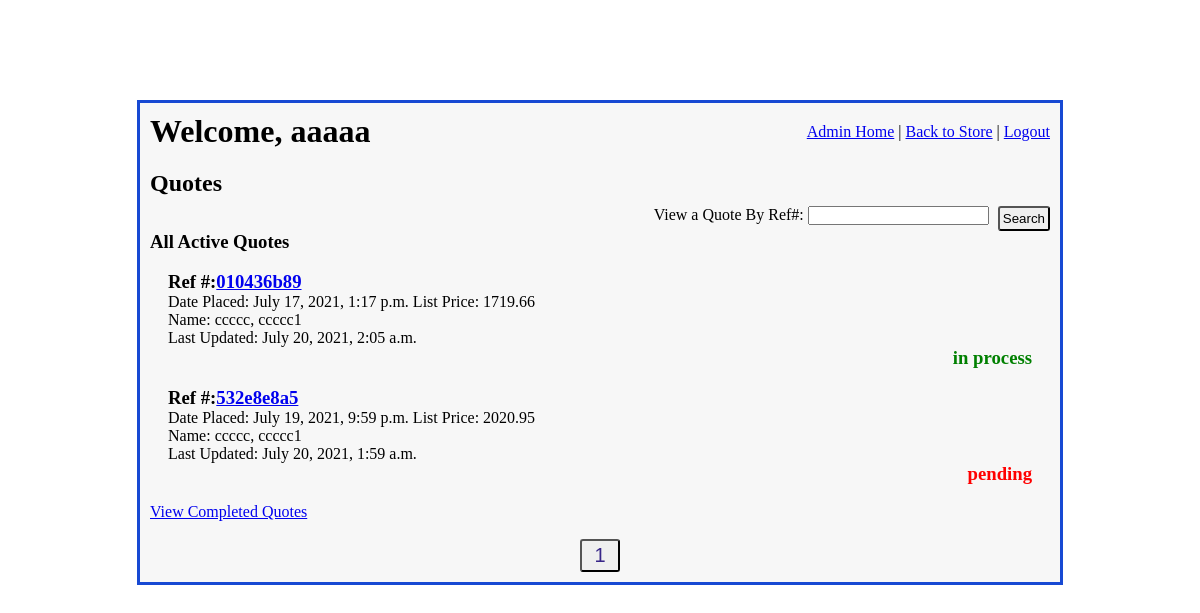
The page /admin_access/quotes_display/1 (signed in) on the database as committed earlier.
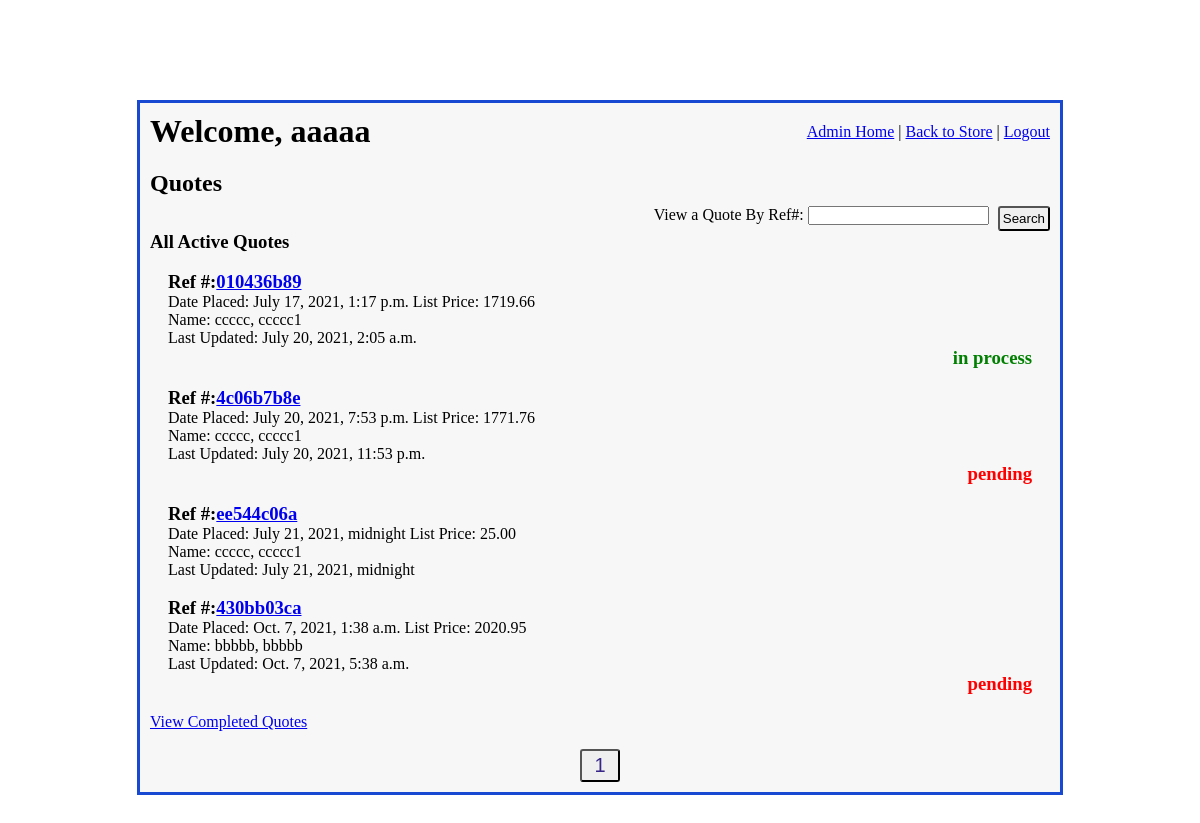
The same page on the database as committed later.
### imgfield_app/models.py (models this page shows)
class Quote(models.Model):
    quoted_by = models.ForeignKey(
        User,
        related_name="user_quotes",
        on_delete=models.CASCADE
    )
    contact_info =  models.ForeignKey(
        ContactInfo,
        related_name="quotes",
        on_delete = models.CASCADE,
        null=True, blank=True,
    )
    ref_number = models.CharField(max_length=10)
    total_price = models.DecimalField(decimal_places=2, max_digits=10, null=True, blank=True)
    status = models.CharField(max_length=27)
    special_instructions = models.TextField(null=True, blank=True)
    office_notes = models.TextField(null=True, blank=True)
    placed_at = models.DateTimeField(auto_now_add=True)
    created_at = models.DateTimeField(auto_now_add=True)
    updated_at = models.DateTimeField(auto_now=True)
    objects = QuoteManager()

class User(models.Model):
    first_name = models.CharField(max_length=45)
    last_name = models.CharField(max_length=60)
    email = models.CharField(max_length=60)
    password = models.CharField(max_length=60)
    security_level = models.IntegerField()
    created_at = models.DateTimeField(auto_now_add=True)
    updated_at = models.DateTimeField(auto_now=True)
    objects = UserManager()

### admin_app/views.py (the view)
# urls.py: path('quotes_display/<int:page_num>', views.quotes_display),
def quotes_display(request, page_num):
    if 'user_id' in request.session:
        logged_user = User.objects.get(id=request.session['user_id'])
        if logged_user.security_level > 4:
            all_active_quotes = Quote.objects.exclude(status = "archived").exclude(status="completed").order_by('placed_at')
            p = Paginator(all_active_quotes, 15)
            page = p.page(page_num)
            num_of_pages = "a" * p.num_pages
            context = {
                'logged_user': logged_user,
                'all_active_quotes': page,
                'num_of_pages': num_of_pages,
            }
            return render(request, "quotes_display.html", context)
    return redirect("/")

### admin_app/templates/quotes_display.html (shortened to what this page needs)
<!DOCTYPE html>
<html lang="en">
<head>
    {% load static %}
    <link rel="stylesheet" href="{% static 'css/admin_main.css' %}">
    <link rel="stylesheet" href="{% static 'css/quotes_display.css' %}">
</head>
<body>
    <div id="wrapper">
        <div id="header">
            <h1>Welcome, {{ logged_user.first_name }}</h1>
            <div id="links">
                <a href="/admin_access">Admin Home</a>  |
                <a href="/">Back to Store</a>  |
                <a href="/signon/logout">Logout</a>
            </div>
        </div>
        <div id="content">
            <h2>Quotes</h2>
            <form action="/admin_access/find_quote" method="POST">
                <p>View a Quote By Ref#: <input type="text" name="quote_ref_num"></p>
                <button type="submit">Search</button>
            </form>
            <div id="quotes">
                <h3>All Active Quotes</h3>
                {% for quote in all_active_quotes %}
                    <div class="quote_pod">
                        <div class="quote_info">
                            <h3>Ref #:<a href="/admin_access/view_quote/{{ quote.id }}">{{ quote.ref_number }}</a></h3>
                            <p>Date Placed: {{ quote.placed_at }} <span class="quote_price">List Price: {{quote.total_price }}</span></p>
                            <p>Name: {{ quote.quoted_by.last_name }}, {{ quote.quoted_by.first_name }}</p>
                            <p>Last Updated: {{ quote.updated_at }}</p>
                        </div>
                        <div class="quote_status">
                            {% if quote.status == "pending" %}
                                <h3 class="status red">{{ quote.status }}</h3>
                            {% elif quote.status == "in process" %}
                                <h3 class="status green">{{ quote.status }}</h3>
                            {% endif %}
                        </div>
                    </div>
                {% endfor%}
                <a href="/admin_access/completed_quotes_display/1">View Completed Quotes</a>
                <div id="page_nav">
                    {% for i in num_of_pages %}
                        <button>
                            <a href="/admin_access/quotes_display/{{ forloop.counter }}">{{ forloop.counter }}</a>
                        </button>
                    {% endfor %}
                </div>
            </div>
        </div>
    </div>
</body>
</html>

Rows that differ between the two databases and show on the page:
no longer on this page (row edited): Quote: ref_number "532e8e8a5", placed_at "July 19, 2021, 9:59 p.m.", total_price "2020.95", quoted_by.last_name "ccccc", quoted_by.first_name "ccccc1", updated_at "July 20, 2021, 1:59 a.m.", status "pending"
added Quote: ref_number "4c06b7b8e", placed_at "July 20, 2021, 7:53 p.m.", total_price "1771.76", quoted_by.last_name "ccccc", quoted_by.first_name "ccccc1", updated_at "July 20, 2021, 11:53 p.m.", status "pending"
added Quote: ref_number "ee544c06a", placed_at "July 21, 2021, midnight", total_price "25.00", quoted_by.last_name "ccccc", quoted_by.first_name "ccccc1", updated_at "July 21, 2021, midnight"
added Quote: ref_number "430bb03ca", placed_at "Oct. 7, 2021, 1:38 a.m.", total_price "2020.95", quoted_by.last_name "bbbbb", quoted_by.first_name "bbbbb", updated_at "Oct. 7, 2021, 5:38 a.m.", status "pending"
